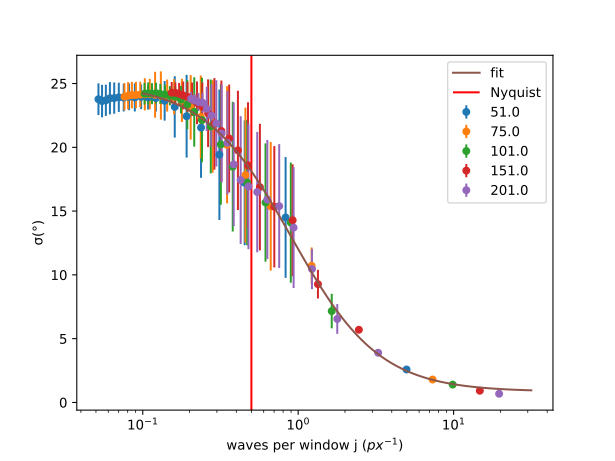

The Python source for this figure:
import numpy as np
import matplotlib.pyplot as plt
from scipy.optimize import curve_fit



header = ["Window", "width" ,"angle", "angle", "mean ang", "std ang" ,"mean int", "std int", "mean std", "std std"]

data = np.loadtxt('characteristic_size.csv', skiprows=1)

FOV = 512 # px
windows = np.unique(data[:,0])
wavenumbers = np.unique(data[:,1])
wavelengths = wavenumbers*FOV*2 # px
angles = np.unique(data[:,3])
mean_std = np.zeros((windows.shape[0],wavelengths.shape[0]))
std_std = np.zeros_like(mean_std)
fit_values = []
x_fit = []
for x, window in enumerate(windows):
    for y, wavenumber in enumerate(wavenumbers):
        core_mean_std = data[np.logical_and(data[:,0]==window,data[:,1]==wavenumber)][:, 8]
        core_std_std = data[np.logical_and(data[:,0]==window,data[:,1]==wavenumber)][:, 9]
        mean_std[x,y] = np.average(core_mean_std)
        std_std[x,y] = np.sqrt(np.var(core_mean_std)**2+np.average(core_std_std)**2)



for x, window in enumerate(windows):
    x_vals = window/wavelengths
    relevant_x = x_vals > 0 # nyquist
    plt.errorbar(x_vals, mean_std[x,:], yerr=std_std[x, :], label=window, fmt="o", markersize=5)
    x_fit += list(x_vals[relevant_x])
    fit_values += list(mean_std[x, relevant_x])


ax = plt.gca()
ax.set_xscale('log')



#params = [-15.3, 26.8]
#params = [-0.65, 50.4]
params = [19.32, 1.95, 1.218, 1.044]
x_indices = np.logspace(-1, 1.5, 100)

fit_eq = lambda x, *params: params[3]+params[0]/(1+np.power(x/params[2], params[1]))
invert_fit_eq = lambda x, *params: params[2]*np.power((params[0]/(x-params[3]))-1, 1/params[1])



#fit_eq = lambda x, *params: params[1]*np.exp(x*params[0]) # a = -0.65, b = 50.4
#fit_eq = lambda x, *params: params[0]*np.log(x)+params[1]
params, covariance = curve_fit(fit_eq, x_fit, fit_values, p0=params)
points = fit_eq(x_indices, *params)
print(*params)
plt.plot(x_indices, points, label="fit", zorder=10)
ax.vlines(0.5, 0, 1, transform=ax.get_xaxis_transform(), colors='r', label="Nyquist")
plt.legend()
plt.ylabel("σ(°)")
plt.xlabel("waves per window j ($px^{-1}$)")
plt.savefig("./characteristic_size.svg")
plt.show()

plt.figure()
plt.xlabel("original wavelength (px)")
plt.ylabel("calculated wavelength (px)")

for x, window in enumerate(windows):
    plt.scatter(wavelengths, window/invert_fit_eq(mean_std[x, :], *params), label=f"{window:.0f}, {window/FOV:.2f}")

plt.ylim([0, 512])
plt.xlim([0, 512])
plt.plot(wavelengths, wavelengths, label="unity", zorder=10)
plt.legend()
plt.savefig("./inverse.svg")
plt.show()